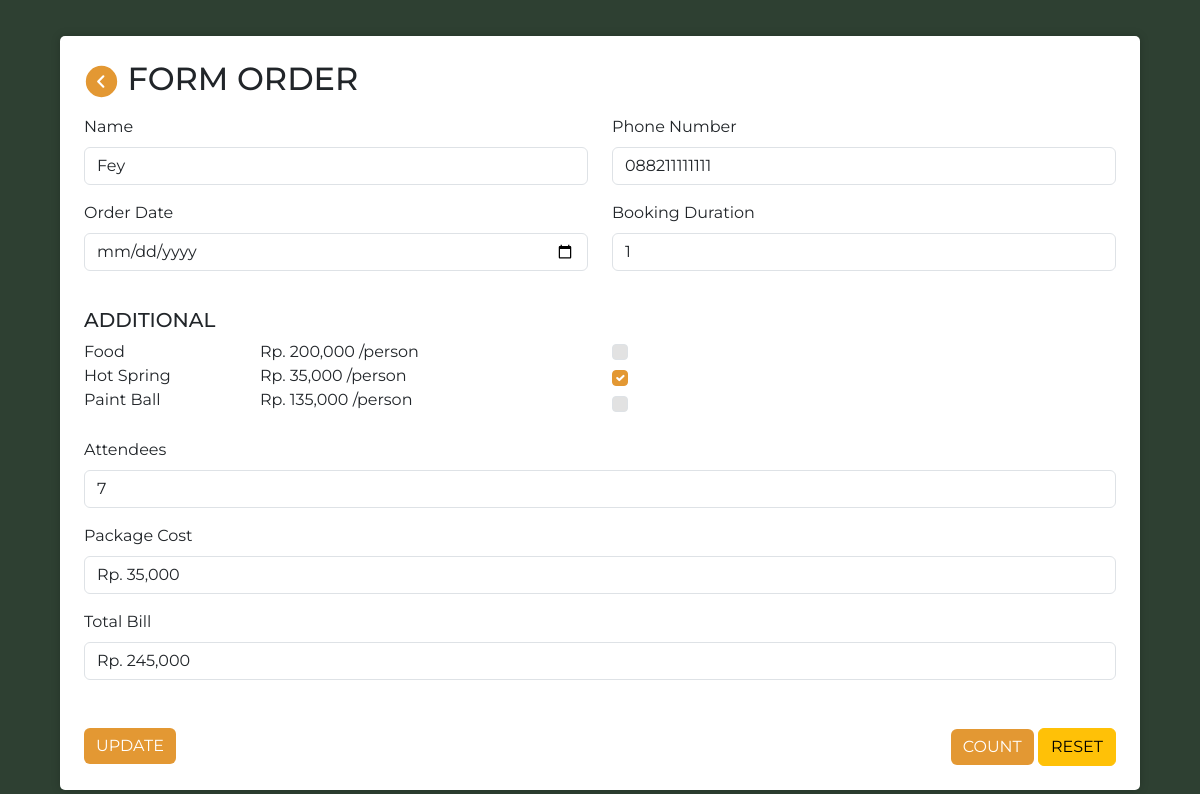
Page /view/edit_order.php?id=1 on the committed database.
### tables this page shows
CREATE TABLE `order_wisata` (
  `id` int(11) NOT NULL,
  `name` text NOT NULL,
  `phone` varchar(20) NOT NULL,
  `date` date NOT NULL,
  `package` varchar(20) NOT NULL,
  `duration` int(11) NOT NULL,
  `attendees` int(11) NOT NULL,
  `food` tinyint(1) NOT NULL,
  `hot_spring` tinyint(1) NOT NULL,
  `paint_ball` tinyint(1) NOT NULL,
  `cost` decimal(10,0) NOT NULL,
  `bill` decimal(10,0) NOT NULL
);

### view/edit_order.php (the view, shortened to what this page needs)
<?php
include('../controllers/koneksi.php');
$id = intval($_GET['id']);
$row = [
    'id' => '',
    'name' => '',
    'phone' => '',
    'attendees' => '',
    'duration' => '',
    'food' => '',
    'hot_spring' => '',
    'paint_ball' => ''
];
$sql = "SELECT id, name, phone, attendees, duration, food, hot_spring, paint_ball FROM order_wisata WHERE id = ?";
$stmt = $conn->prepare($sql);
$stmt->bind_param('i', $id);
$stmt->execute();
$result = $stmt->get_result();
if ($result->num_rows > 0) {
    $row = $result->fetch_assoc();
}
?>
<!DOCTYPE html>
<html lang="en">
<head>
    <link href="https://cdn.jsdelivr.net/npm/bootstrap@5.3.3/dist/css/bootstrap.min.css" rel="stylesheet">
    <link rel="stylesheet" href="../style/form.css">
</head>
<body>
    <div class="form_container">
        <h2 class="mb-3">
            <a href="../view/index.php"><img src="../media/arrow_left.svg" width="35"></a>  FORM ORDER
        </h2>
        <form action="../controllers/data_order_proses.php" method="post" class="form_content needs-validation" novalidate>
            <div class="row">
                <div class="col mb-3">
                    <label for="name" class="form-label">Name</label>
                    <input type="text" class="form-control" id="name" name="name" value="<?php echo htmlspecialchars($row['name']); ?>" required>
                </div>
                <div class="col">
                    <label for="phone" class="form-label">Phone Number</label>
                    <input type="number" class="form-control" id="phone" name="phone" value="<?php echo htmlspecialchars($row['phone']); ?>" required>
                </div>
            </div>
            <div class="row">
                <div class="col mb-3">
                    <label for="date" class="form-label">Order Date</label>
                    <input type="date" class="form-control" id="date" name="date" required>
                </div>
                <div class="col">
                    <label for="duration" class="form-label">Booking Duration</label>
                    <input type="number" min="1" class="form-control" id="duration" name="duration" value="<?php echo htmlspecialchars($row['duration']); ?>" placeholder="... day" required>
                </div>
            </div>
            <div class="form_additional_container">
                <h5>ADDITIONAL</h5>
                <div class="row">
                    <div class="col-2">
                        <label class="form-check-label" for="food">Food</label>
                        <br>
                        <label class="form-check-label" for="hot_spring">Hot Spring</label>
                        <br>
                        <label class="form-check-label" for="paint_ball">Paint Ball</label>
                    </div>
                    <div class="col-4">
                        <label class="form-check-label" for="food">Rp. 200,000 /person</label>
                        <br>
                        <label class="form-check-label" for="hot_spring">Rp. 35,000 /person</label>
                        <br>
                        <label class="form-check-label" for="paint_ball">Rp. 135,000 /person</label>
                    </div>
                    <div class="col">
                        <div class="form-check">
                            <input class="form-check-input" type="checkbox" value="1" id="food" name="food" <?php echo $row['food'] ? 'checked' : ''; ?>>
                        </div>
                        <div class="form-check">
                            <input class="form-check-input" type="checkbox" value="1" id="hot_spring" name="hot_spring" <?php echo $row['hot_spring'] ? 'checked' : ''; ?>>
                        </div>
                        <div class="form-check">
                            <input class="form-check-input" type="checkbox" value="1" id="paint_ball" name="paint_ball" <?php echo $row['paint_ball'] ? 'checked' : ''; ?>>
                        </div>
                    </div>
                </div>
            </div>
            <div>
                <div class="mb-3">
                    <label for="attendees" class="form-label">Attendees</label>
                    <input type="number" min="1" class="form-control" id="attendees" name="attendees" value="<?php echo htmlspecialchars($row['attendees']); ?>" placeholder="... person" required>
                </div>
                <div class="mb-3">
                    <label for="cost" class="form-label">Package Cost</label>
                    <input type="text" class="form-control" id="cost" name="cost" readonly>
                </div>
                <div class="mb-5">
                    <label for="bill" class="form-label">Total Bill</label>
                    <input type="text" class="form-control" id="bill" name="bill" readonly>
                </div>
            </div>
            <div class="d-flex justify-content-between">
                <div class="">
                    <button class="btn btn-submit" type="submit" id="book" name="update">UPDATE</button>
                </div>
                <div class="">
                    <button class="btn btn-button" type="button" id="count" name="count">COUNT</button>
                    <button class="btn btn-warning" type="reset" id="reset" name="reset">RESET</button>
                </div>
            </div>
        </form>
    </div>
</body>
</html>

### style/form.css (style rules this page uses)
body { margin: 0; padding: 0; font-family: 'Montserrat', sans-serif; background-color: #2E4032; width: 100vw; }
.form_container { position: relative; width: 90%; margin: 3% auto; padding: 2%; background-color: #ffffff; border-radius: 5px; box-shadow: 0px 0px 10px rgba(0, 0, 0, 0.2); }
.form_content { gap: 2%; }
.form_additional_container { margin: 2% auto; }
.btn-submit { background-color: #E39833; color: white; border: none; width: 100%; }
.btn-button { background-color: #E39833; color: white; border: none; }
.form-check-input { margin-right: 0.5rem; background-color: #dddd; }
.form-check-input:checked { background-color: #E39833; border-color: #E39833; }

### rows in the picture
order_wisata: name "Fey", phone "088211111111", duration "1", hot_spring "☑", attendees "7"
